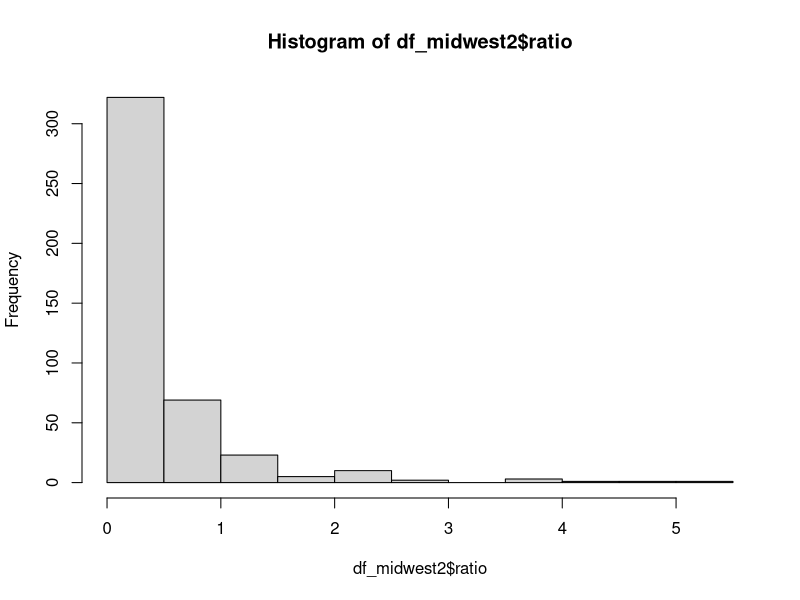
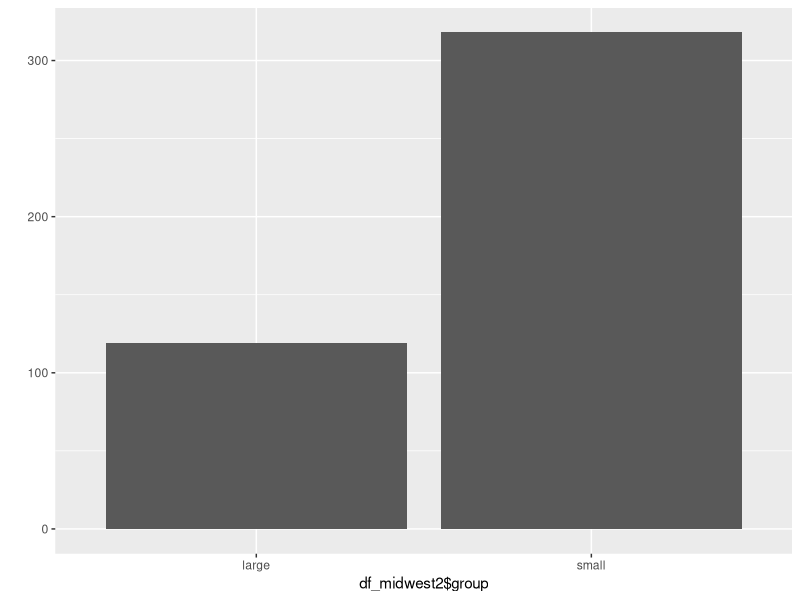

Generate these figures, in order, with R:
## ---- chunk 1
knitr::opts_chunk$set(echo = TRUE)
## ---- chunk 2
library(ggplot2)
library(dplyr)
## ---- chunk 3
df_midwest = midwest

str(df_midwest)
head(df_midwest)
tail(df_midwest)
summary(df_midwest)

## ---- chunk 4
rename(df_midwest, total=poptotal, asian=popasian) -> df_midwest2

names(df_midwest2[5])
names(df_midwest2[10])
## ---- chunk 5
df_midwest2$ratio = df_midwest2$asian/df_midwest2$total*100
hist(df_midwest2$ratio)
## ---- chunk 6
mean(df_midwest2$ratio)

df_midwest2$group = ifelse(df_midwest2$ratio > mean(df_midwest2$ratio), "large", "small")
## ---- chunk 7
table(df_midwest2$group)
qplot(df_midwest2$group)
